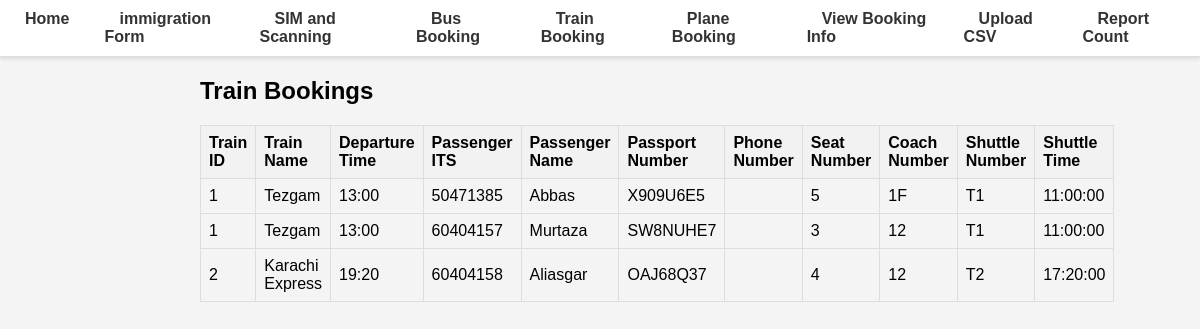
The page /train_info/ on the database as committed earlier.
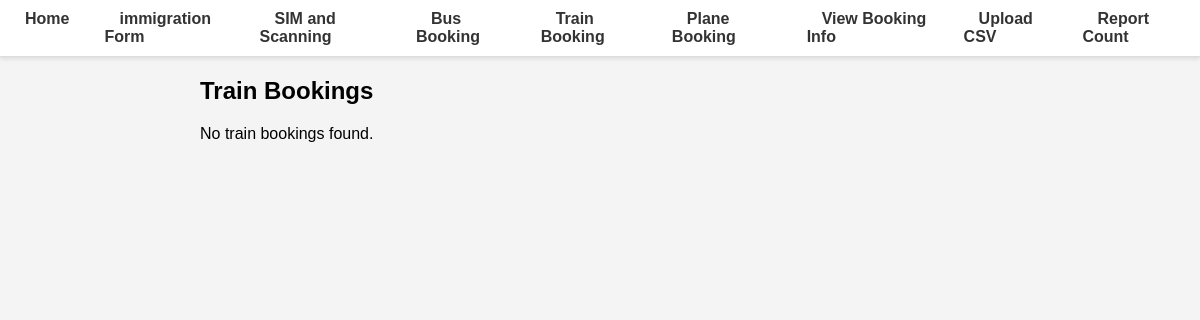
The same page on the database as committed later.
### database.py (models this page shows, shortened)
class BookingInfo(Base):
    __tablename__ = "booking_info"
    Mode = Column(Integer, index=True)
    ITS = Column(Integer, ForeignKey('master.ITS'), primary_key=True, index=True)
    Issued = Column(Boolean)
    Departed = Column(Boolean)
    Self_Issued = Column(Boolean, default=False)
    seat_number = Column(Integer)
    bus_number = Column(Integer)
    train_id = Column(Integer, ForeignKey("train.id"), nullable=True)
    plane_id = Column(Integer, ForeignKey("plane.plane_id"), nullable=True)
    coach_number = Column(String)
    cabin_number = Column(String)

class Train(Base):
    __tablename__ = "train"
    id = Column(Integer, primary_key=True, index=True, autoincrement=True)
    train_name = Column(String, nullable=False)
    departure_time = Column(Time, nullable=False)

class Master(Base):
    __tablename__ = "master"
    ITS = Column(Integer, primary_key=True, index=True)
    first_name = Column(String, index=True)
    middle_name = Column(String, index=True)
    last_name = Column(String, index=True)
    DOB = Column(Date)
    passport_No = Column(String, unique=True, index=True)
    passport_Expiry = Column(Date, index=True)
    Visa_No = Column(String, index=True)
    Mode_of_Transport = Column(String, index=True)
    phone = Column(String, index=True)
    arrived = Column(Boolean, default=False)
    timestamp = Column(DateTime, default=func.now())

### main.py (the view)
@app.get("/train_info/", response_class=HTMLResponse)
async def view_train_booking(request: Request, db: Session = Depends(get_db)):
    booking_query = db.query(
        BookingInfo.train_id,
        BookingInfo.ITS,
        BookingInfo.seat_number,
        BookingInfo.coach_number,
        BookingInfo.cabin_number
    ).filter(BookingInfo.Mode == 2).subquery()
    master_query = db.query(
        Master.ITS.label('master_ITS'),
        Master.first_name,
        Master.passport_No,
        Master.phone
    ).subquery()
    train_query = db.query(
        Train.id.label('train_id'),
        Train.train_name,
        Train.departure_time
    ).subquery()
    result = db.query(
        booking_query.c.train_id,
        master_query.c.first_name,
        master_query.c.passport_No,
        master_query.c.phone,
        booking_query.c.ITS,
        booking_query.c.seat_number,
        booking_query.c.coach_number,
        booking_query.c.cabin_number,
        train_query.c.train_name,
        train_query.c.departure_time,
        func.strftime('%H:%M:%S', func.datetime(train_query.c.departure_time, '-2 hours')).label('shuttle_time')
    ).join(
        master_query, master_query.c.master_ITS == booking_query.c.ITS
    ).join(
        train_query, train_query.c.train_id == booking_query.c.train_id
    ).all()
    booking_details = [
        {
            "train_id": row.train_id,
            "train_name": row.train_name,
            "departure_time": row.departure_time,
            "shuttle_time": row.shuttle_time,
            "ITS": row.ITS,
            "passenger_name": row.first_name,
            "passport_number": row.passport_No,
            "phone_number": row.phone,
            "seat_number": row.seat_number,
            "coach_number": row.coach_number,
            "cabin_number": row.cabin_number
        }
        for row in result
    ]
    if not booking_details:
        print("No bookings")
    return templates.TemplateResponse('train_bookings.html', {"request": request, "bookings": booking_details})

### templates/train_bookings.html
{% extends "base.html" %}
{% block content %}
<h2>Train Bookings</h2>
{% if not bookings %}
    <p>No train bookings found.</p>
{% else %}
    <table border="1">
      <thead>
        <tr>
          <th>Train ID</th>
          <th>Train Name</th>
          <th>Departure Time</th>
          <th>Passenger ITS</th>
          <th>Passenger Name</th>
          <th>Passport Number</th>
          <th>Phone Number</th>
          <th>Seat Number</th>
          <th>Coach Number</th>
          <th>Shuttle Number</th>
          <th>Shuttle Time</th>
        </tr>
      </thead>
      <tbody>
        {% for booking in bookings %}
        <tr>
          <td>{{ booking.train_id }}</td>
          <td>{{ booking.train_name }}</td>
          <td>{{ booking.departure_time.strftime('%H:%M') }}</td>
          <td>{{ booking.ITS }}</td>
          <td>{{ booking.passenger_name }}</td>
          <td>{{ booking.passport_number }}</td>
          <td>{{ booking.phone_number }}</td>
          <td>{{ booking.seat_number }}</td>
          <td>{{ booking.coach_number }}</td>
          <td>T{{ booking.train_id }}
          <td>{{ booking.shuttle_time }}</td>
        </tr>
        {% endfor %}
      </tbody>
    </table>
{% endif %}
{% endblock %}

Rows that differ between the two databases and show on the page:
removed BookingInfo: train_id "1", train_name "Tezgam", departure_time "13:00", ITS "50471385", passenger_name "Abbas", passport_number "X909U6E5", seat_number "5", coach_number "1F", shuttle_time "11:00:00"
removed BookingInfo: train_id "1", train_name "Tezgam", departure_time "13:00", ITS "60404157", passenger_name "Murtaza", passport_number "SW8NUHE7", seat_number "3", coach_number "12", shuttle_time "11:00:00"
removed BookingInfo: train_id "2", train_name "Karachi Express", departure_time "19:20", ITS "60404158", passenger_name "Aliasgar", passport_number "OAJ68Q37", seat_number "4", coach_number "12", shuttle_time "17:20:00"
Other text that changed with them:
text no longer shown: "Train ID Train Name Departure Time Passenger ITS Passenger Name Passport Number Phone Number Seat Number Coach Number Shuttle Number Shuttle Time"
text now shown: "No train bookings found."
